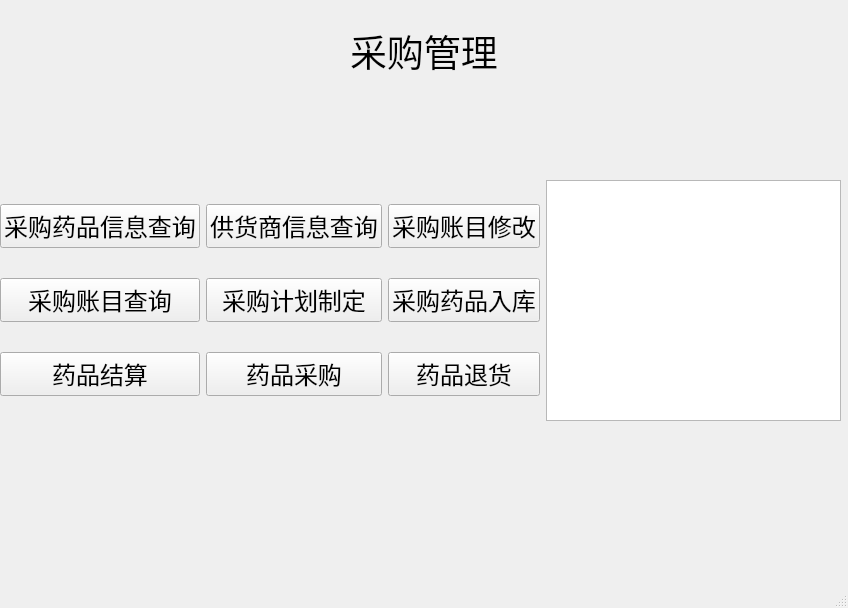
<?xml version="1.0" encoding="UTF-8"?>
<ui version="4.0">
 <class>MainWindow</class>
 <widget class="QMainWindow" name="MainWindow">
  <property name="geometry">
   <rect>
    <x>0</x>
    <y>0</y>
    <width>848</width>
    <height>608</height>
   </rect>
  </property>
  <property name="windowTitle">
   <string>MainWindow</string>
  </property>
  <widget class="QWidget" name="centralwidget">
   <widget class="QLabel" name="label">
    <property name="geometry">
     <rect>
      <x>350</x>
      <y>20</y>
      <width>171</width>
      <height>61</height>
     </rect>
    </property>
    <property name="font">
     <font>
      <family>华文宋体</family>
      <pointsize>28</pointsize>
     </font>
    </property>
    <property name="text">
     <string>采购管理</string>
    </property>
   </widget>
   <widget class="QLabel" name="label_2">
    <property name="geometry">
     <rect>
      <x>120</x>
      <y>70</y>
      <width>600</width>
      <height>100</height>
     </rect>
    </property>
    <property name="text">
     <string/>
    </property>
    <property name="pixmap">
     <pixmap resource="sell.qrc">:/C:/Users/feng.yuzhang/Desktop/11.jpg</pixmap>
    </property>
   </widget>
   <widget class="QLabel" name="label_3">
    <property name="geometry">
     <rect>
      <x>120</x>
      <y>430</y>
      <width>600</width>
      <height>100</height>
     </rect>
    </property>
    <property name="text">
     <string/>
    </property>
    <property name="pixmap">
     <pixmap resource="sell.qrc">:/C:/Users/feng.yuzhang/Desktop/22.jpg</pixmap>
    </property>
   </widget>
   <widget class="QWidget" name="">
    <property name="geometry">
     <rect>
      <x>0</x>
      <y>180</y>
      <width>841</width>
      <height>241</height>
     </rect>
    </property>
    <layout class="QHBoxLayout" name="horizontalLayout">
     <item>
      <layout class="QGridLayout" name="gridLayout">
       <item row="1" column="1">
        <widget class="QPushButton" name="pushButton_2">
         <property name="font">
          <font>
           <family>新宋体</family>
           <pointsize>18</pointsize>
           <weight>50</weight>
           <bold>false</bold>
          </font>
         </property>
         <property name="text">
          <string>采购计划制定</string>
         </property>
        </widget>
       </item>
       <item row="0" column="0">
        <widget class="QPushButton" name="pushButton">
         <property name="font">
          <font>
           <family>新宋体</family>
           <pointsize>18</pointsize>
           <weight>50</weight>
           <bold>false</bold>
          </font>
         </property>
         <property name="text">
          <string>采购药品信息查询</string>
         </property>
        </widget>
       </item>
       <item row="1" column="0">
        <widget class="QPushButton" name="pushButton_4">
         <property name="font">
          <font>
           <family>新宋体</family>
           <pointsize>18</pointsize>
           <weight>50</weight>
           <bold>false</bold>
          </font>
         </property>
         <property name="text">
          <string>采购账目查询</string>
         </property>
        </widget>
       </item>
       <item row="0" column="1">
        <widget class="QPushButton" name="pushButton_7">
         <property name="font">
          <font>
           <family>新宋体</family>
           <pointsize>18</pointsize>
           <weight>50</weight>
           <bold>false</bold>
          </font>
         </property>
         <property name="text">
          <string>供货商信息查询</string>
         </property>
        </widget>
       </item>
       <item row="2" column="0">
        <widget class="QPushButton" name="pushButton_6">
         <property name="font">
          <font>
           <family>新宋体</family>
           <pointsize>18</pointsize>
           <weight>50</weight>
           <bold>false</bold>
          </font>
         </property>
         <property name="text">
          <string>药品结算</string>
         </property>
        </widget>
       </item>
       <item row="1" column="2">
        <widget class="QPushButton" name="pushButton_5">
         <property name="font">
          <font>
           <family>新宋体</family>
           <pointsize>18</pointsize>
           <weight>50</weight>
           <bold>false</bold>
          </font>
         </property>
         <property name="text">
          <string>采购药品入库</string>
         </property>
        </widget>
       </item>
       <item row="0" column="2">
        <widget class="QPushButton" name="pushButton_3">
         <property name="font">
          <font>
           <family>新宋体</family>
           <pointsize>18</pointsize>
           <weight>50</weight>
           <bold>false</bold>
          </font>
         </property>
         <property name="text">
          <string>采购账目修改</string>
         </property>
        </widget>
       </item>
       <item row="2" column="1">
        <widget class="QPushButton" name="pushButton_9">
         <property name="font">
          <font>
           <family>新宋体</family>
           <pointsize>18</pointsize>
           <weight>50</weight>
           <bold>false</bold>
          </font>
         </property>
         <property name="text">
          <string>药品采购</string>
         </property>
        </widget>
       </item>
       <item row="2" column="2">
        <widget class="QPushButton" name="pushButton_8">
         <property name="font">
          <font>
           <family>新宋体</family>
           <pointsize>18</pointsize>
           <weight>50</weight>
           <bold>false</bold>
          </font>
         </property>
         <property name="text">
          <string>药品退货</string>
         </property>
        </widget>
       </item>
      </layout>
     </item>
     <item>
      <widget class="QTableView" name="tableView"/>
     </item>
    </layout>
   </widget>
  </widget>
  <widget class="QMenuBar" name="menubar">
   <property name="geometry">
    <rect>
     <x>0</x>
     <y>0</y>
     <width>848</width>
     <height>23</height>
    </rect>
   </property>
  </widget>
  <widget class="QStatusBar" name="statusbar"/>
 </widget>
 <resources>
  <include location="sell.qrc"/>
 </resources>
 <connections/>
</ui>
